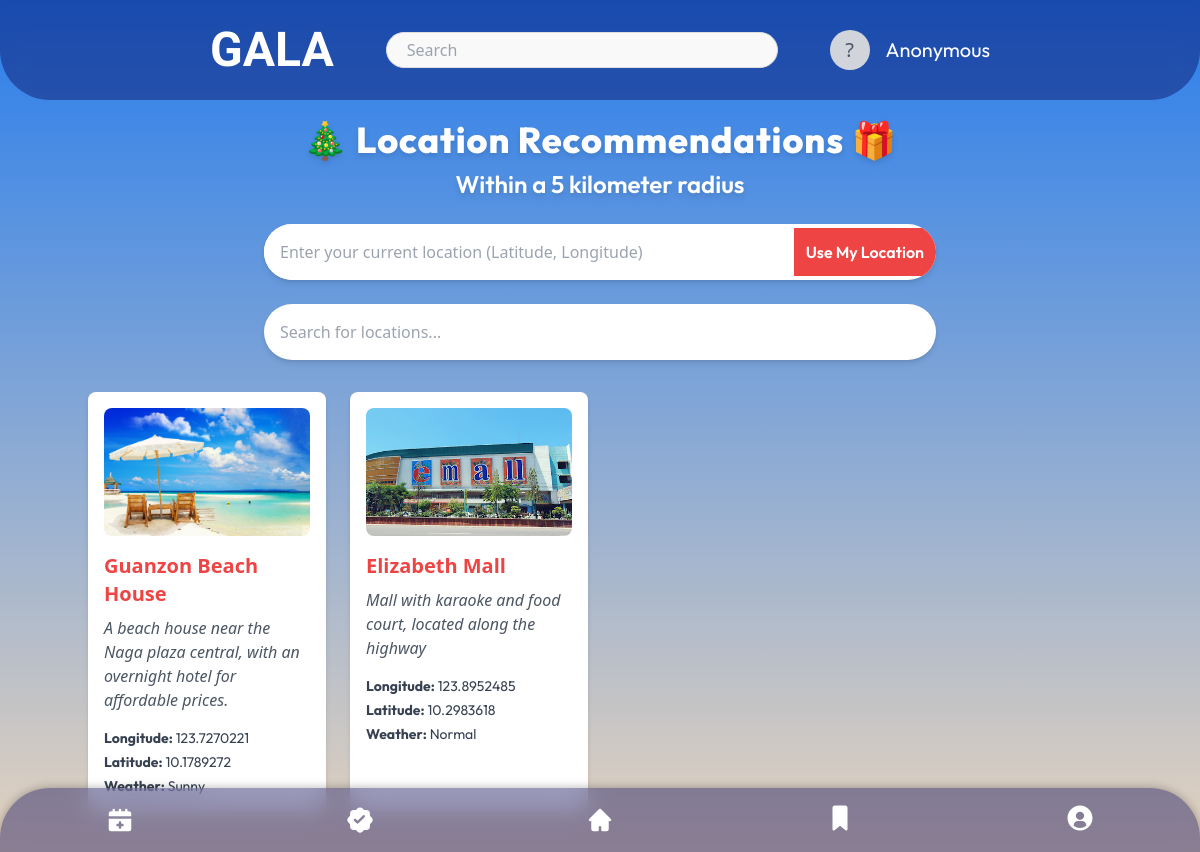
/recommendation/, run on the app's committed database.
### recommendation/models.py (models this page shows, shortened)
class Location(models.Model):
    name = models.CharField(max_length=255)
    description = models.TextField()
    latitude = models.FloatField()
    longitude = models.FloatField()
    weather = models.CharField(max_length=255)
    image = models.ImageField(upload_to='location_images/', blank=True, null=True)  # Add image field
    address = models.CharField(max_length=500, blank=True, null=True)

### recommendation/views.py (the view)
# urls.py: path('', views.recommendation_view, name='recommendation'),
def recommendation_view(request):
    query = request.GET.get('search', '')
    locations = Location.objects.filter(name__icontains=query) if query else Location.objects.all()
    return render(request, 'recommendation.html', {'locations': locations, 'query': query})

### recommendation/templates/recommendation.html (shortened to what this page needs)
{% extends 'base.html' %}
{% load static %}
{% block content %}
<body class="imnida" style="background: linear-gradient(to bottom, #287dec, #e5d3be); min-height: 100vh;">
    <div class="main-content relative py-10 px-4" style="padding-top: 120px;">
        <div class="container mx-auto">
            <div class="text-center mb-6">
                <h1 class="text-4xl font-extrabold text-white tracking-wide drop-shadow-md">
                    🎄 Location Recommendations 🎁
                </h1>
                <h2 class="text-2xl font-semibold text-white mt-2 drop-shadow-md">
                    Within a 5 kilometer radius
                </h2>
            </div>
            <div class="flex justify-center mb-6">
                <div class="flex items-center w-full max-w-2xl bg-white rounded-full shadow-md overflow-hidden">
                    <input type="text" id="current-location"
                        placeholder="Enter your current location (Latitude, Longitude)"
                        class="flex-grow p-4 text-gray-700 focus:outline-none" />
                    <button id="locate-me"
                        class="bg-red-500 hover:bg-red-600 text-white font-semibold py-3 px-3 transition">
                        Use My Location
                    </button>
                </div>
            </div>
            <div class="flex justify-center mb-8">
                <input type="text" id="location-search" placeholder="Search for locations..."
                    class="w-full max-w-2xl p-4 text-gray-700 rounded-full shadow-md focus:outline-none focus:ring focus:ring-red-300" />
            </div>
            <div id="locations-container" class="grid grid-cols-1 sm:grid-cols-2 md:grid-cols-3 lg:grid-cols-4 gap-6">
                {% for location in locations %}
                <div class="location-card p-4 bg-white shadow-md rounded-lg hover:shadow-lg transition"
                    data-name="{{ location.name|lower }}" data-description="{{ location.description|lower }}">
                    {% if location.image %}
                    <img src="{{ location.image.url }}" alt="{{ location.name }}"
                        class="w-full h-32 object-cover rounded-lg mb-4">
                    {% else %}
                    <div class="w-full h-32 bg-gray-200 rounded-lg flex items-center justify-center text-gray-500 mb-4">
                        No Image
                    </div>
                    {% endif %}
                    <h3 class="text-xl font-bold text-red-500 mb-2">
                        {{ location.name }}
                    </h3>
                    <p class="text-gray-600 italic mb-4">{{ location.description }}</p>
                    <ul class="text-sm text-gray-700 space-y-1">
                        <li><strong>Longitude:</strong> {{ location.longitude }}</li>
                        <li><strong>Latitude:</strong> {{ location.latitude }}</li>
                        <li><strong>Weather:</strong> {{ location.weather }}</li>
                    </ul>
                </div>
                {% empty %}
                <div class="col-span-full text-center">
                    <p class="text-red-500 text-lg font-semibold">
                        🎅 No locations found matching your search. Try again! 🤶
                    </p>
                </div>
                {% endfor %}
            </div>
        </div>
    </div>
</body>
{% endblock %}

### templates/base.html (shortened to what this page needs)
{% load static %}
<!DOCTYPE html>
<html lang="en">
<head>
    <link rel="stylesheet" href="https://unpkg.com/leaflet@1.9.4/dist/leaflet.css" />
    <script src="https://cdn.tailwindcss.com"></script>
    <link href="https://cdn.jsdelivr.net/npm/fullcalendar@3.2.0/dist/fullcalendar.min.css" rel="stylesheet" />
</head>
<body class="min-h-screen">
    {% include 'menu.html' %}
    <div class="relative">
        {% block content %}{% endblock %}
    </div>
</body>
</html>

### templates/menu.html (shortened to what this page needs)
{% load static %}
<!DOCTYPE html>
<html lang="en">
<head>
    <script src="https://cdn.tailwindcss.com"></script>
    <link rel="stylesheet" href="{% static 'css/menu.css' %}">
    <link rel="stylesheet" href="{% static 'css/fonts.css' %}">
</head>
<body class="menu-page" data-user-authenticated="{% if user.is_authenticated %}true{% else %}false{% endif %}">
    <div class="navbar">
        <div class="flex items-center space-x-4 w-full pl-40 pr-40 justify-between">
            <div class="lobster-two-bold text-5xl text-white ">GALA</div>
            <div class="form-control flex-grow max-w-[920px] mx-auto">
                <input type="text" placeholder="Search" class="input input-bordered w-full" />
            </div>
            <div class="flex items-center h-full gap-2 text-white">
                <div
                    class="avatar w-10 h-10 rounded-full overflow-hidden bg-gray-200 border-1 border-white flex items-center justify-center">
                    {% if user.is_authenticated and user.profile.profile_picture %}
                    <img class="w-20 h-20 object-cover rounded-full ring-1 ring-gray-300 dark:ring-gray-500"
                        src="{{ user.profile.profile_picture.url }}">
                    {% else %}
                    <div class="w-20 h-20 flex items-center justify-center bg-gray-300">
                        <span class="text-xl font-medium text-gray-600">?</span>
                    </div>
                    {% endif %}
                </div>
                <span class="outfit text-xl font-regular">
                    {% if user.is_authenticated %}
                    @{{ user.username }}
                    {% else %}
                    Anonymous
                    {% endif %}
                </span>
            </div>
        </div>
    </div>
    <div class="btm-nav h-16 bg-dark text-white">
        <a href="/eventcalendar" class="flex justify-center items-center">
            <button>
            </button>
        </a>
        <a href="/recommendation" class="flex justify-center items-center">
            <button>
            </button>
        </a>
        <a href="/" class="flex justify-center items-center">
            <button>
            </button>
        </a>
        <button>
        </button>
        <div class="group relative">
            <button onclick="handleSettingsClick()" class="focus:outline-none">
            </button>
        </div>
    </div>
    {% include "authmodal.html" %}
</body>
</html>

### user/templates/authmodal.html (shortened to what this page needs)
{% load static %}
<head>
    <link rel="stylesheet" href="{% static 'css/authmodal.css' %}">
    <link rel="stylesheet" href="{% static 'css/fonts.css' %}">
</head>

### static/css/menu.css (style rules this page uses)
.navbar { display: flex; justify-content: space-between; align-items: center; padding: 10px 50px; height: 100px; background: rgba(3, 2, 84, 0.4); backdrop-filter: blur(12px); border-bottom-left-radius: 50px; border-bottom-right-radius: 50px; position: fixed; top: 0; left: 0; width: 100%; z-index: 9000; }
.navbar .flex { display: flex; align-items: center; gap: 16px; }
.navbar .form-control { display: flex; justify-content: center; align-items: center; flex-grow: 1; padding: 0 20px; }
.navbar .form-control input { background-color: #f9f9f9; color: #333; border: 1px solid #ddd; padding: 5px 20px; width: 100%; max-width: 720px; border-radius: 30px; }
.btm-nav { position: fixed; bottom: 0; left: 0; width: 100%; display: flex; justify-content: space-around; background: rgba(3, 2, 84, 0.4); backdrop-filter: blur(12px); padding: 10px 0; box-shadow: 0 0 10px rgba(0, 0, 0, 0.3); z-index: 9000; border-top-left-radius: 50px; border-top-right-radius: 50px; }
.btm-nav button { background: none; border: none; padding: 5px; text-align: center; display: flex; flex-direction: column; align-items: center; color: #fff; transition: all 0.3s ease; }
.btm-nav svg { width: 30px; height: 30px; color: #ffffff; }

### user/static/css/authmodal.css (style rules this page uses)
#authModal, #authModal-container, .logo, .text-center, .text-sm, .text-2xl, .font-semibold, .font-semibold, .link-text { font-family: "Outfit", sans-serif; }

### data on the page
Location: image (picture), name "Guanzon Beach House", description "A beach house near the Naga plaza central, with an overnight hotel for affordable prices.", longitude "123.7270221", latitude "10.1789272", weather "Sunny"
Location: image (picture), name "Elizabeth Mall", description "Mall with karaoke and food court, located along the highway", longitude "123.8952485", latitude "10.2983618", weather "Normal"
